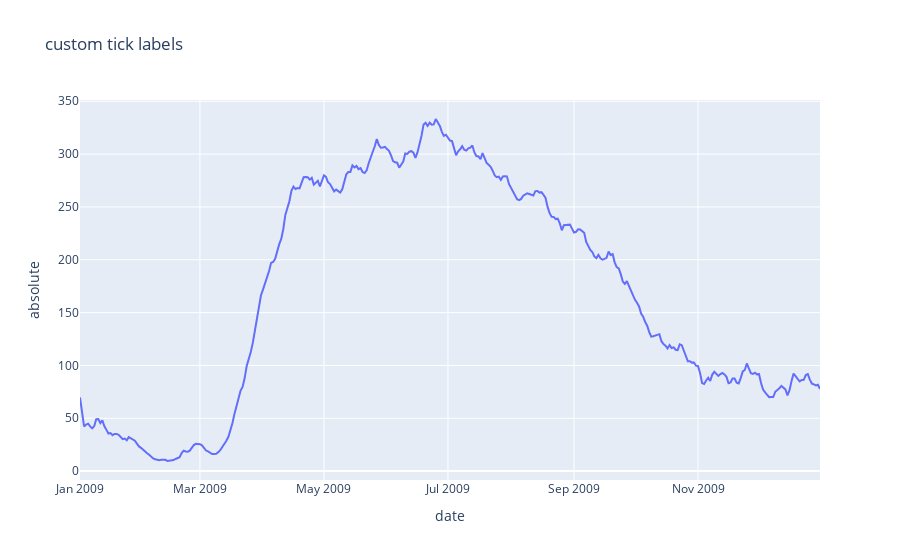

The cell this chart's notebook holds for it:
### Code cell
df = px.data.stocks()
fig = px.line(df_mizWidthsMean, x="date", y=df_mizWidthsMean.absolute,
              hover_data={"date": "|%B %d, %Y"},
              title='custom tick labels')
#fig.update_xaxes(
#    dtick="M1",
#    tickformat="%b\n%Y")
fig.show()
#df_mizWidthsMean.columns
print(line_deviation.index)

### Figure 1 — Plotly figure (JSON) as saved in the notebook; plotly's stock layout.template omitted (floating-point values rounded to 4 significant figures; data arrays with more than 128 entries replaced by an {"elided": "..."} marker saying what was removed)
{"data": [{"hovertemplate": "date=%{x|%B %d, %Y}<br>absolute=%{y}<extra></extra>", "legendgroup": "", "line": {"color": "#636efa", "dash": "solid"}, "marker": {"symbol": "circle"}, "mode": "lines", "name": "", "orientation": "v", "showlegend": false, "type": "scatter", "x": {"elided": "365 str values"}, "xaxis": "x", "y": {"elided": "365 float values"}, "yaxis": "y"}], "layout": {"autosize": true, "legend": {"tracegroupgap": 0}, "title": {"text": "custom tick labels"}, "xaxis": {"anchor": "y", "autorange": true, "domain": [0, 1], "range": ["2009-01-01", "2009-12-31"], "title": {"text": "date"}, "type": "date"}, "yaxis": {"anchor": "x", "autorange": true, "domain": [0, 1], "range": [-8.419, 351.2], "title": {"text": "absolute"}, "type": "linear"}}}
